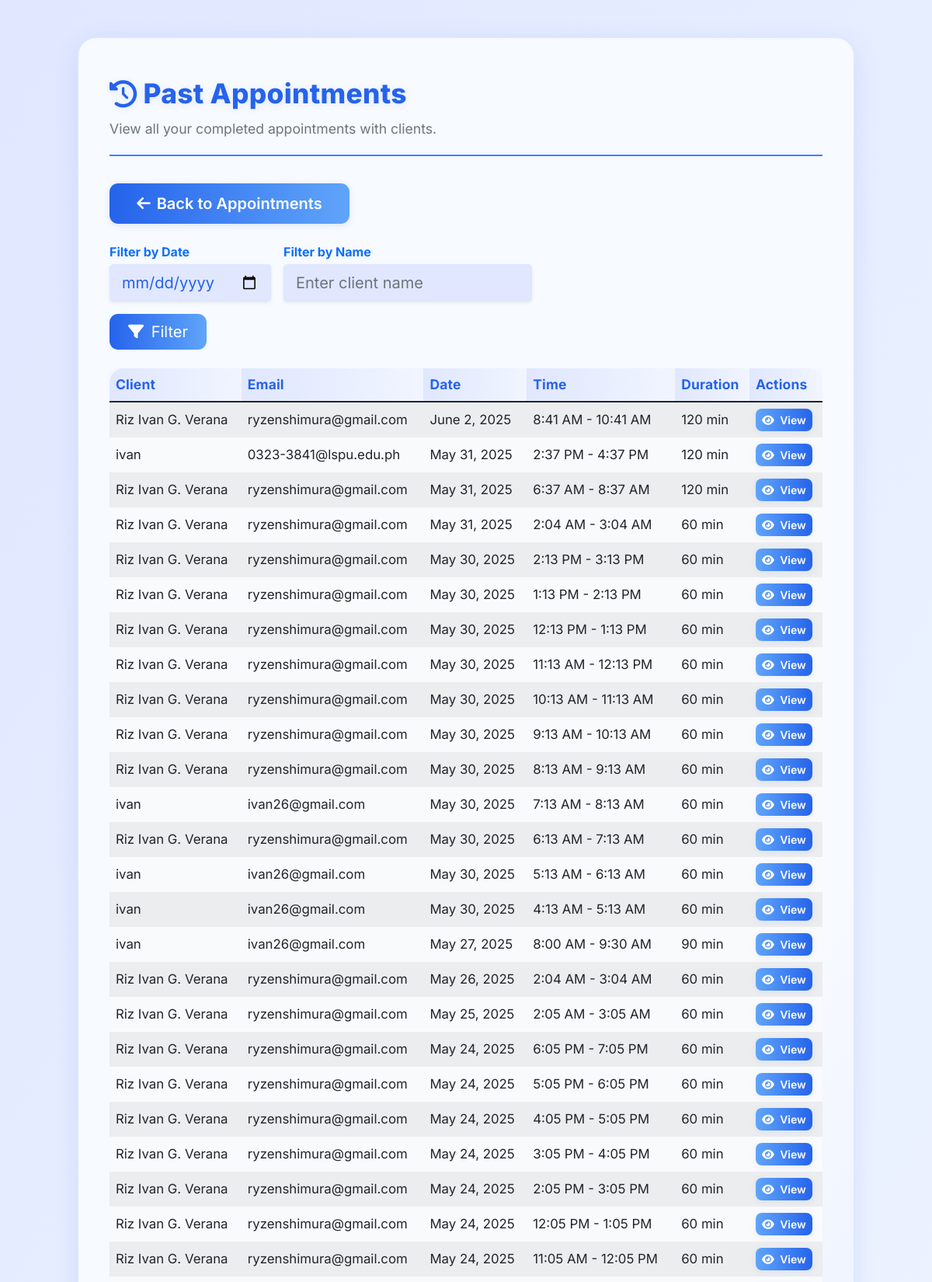
The app's page /hahaha11/consultant/past_appointments.php (signed in, upper part) with its own data.
### tables this page shows
CREATE TABLE `appointments` (
  `id` int(11) NOT NULL,
  `user_id` int(11) NOT NULL,
  `consultant_id` int(11) NOT NULL,
  `availability_id` int(11) NOT NULL,
  `appointment_date` date NOT NULL,
  `appointment_time` time NOT NULL,
  `purpose` text NOT NULL,
  `status` enum('pending','approved','rejected','cancelled') DEFAULT 'pending',
  `payment_status` enum('pending','verified','rejected') DEFAULT 'pending',
  `payment_method` varchar(50) DEFAULT NULL,
  `receipt_path` varchar(255) DEFAULT NULL,
  `payment_notes` text DEFAULT NULL,
  `payment_verified_at` timestamp NULL DEFAULT NULL,
  `payment_verified_by` int(11) DEFAULT NULL,
  `created_at` timestamp NOT NULL DEFAULT current_timestamp(),
  `updated_at` timestamp NOT NULL DEFAULT current_timestamp() ON UPDATE current_timestamp(),
  `meeting_link` varchar(255) DEFAULT NULL
);

CREATE TABLE `users` (
  `id` int(11) NOT NULL,
  `name` varchar(255) NOT NULL,
  `email` varchar(255) NOT NULL,
  `password` varchar(255) NOT NULL,
  `role` enum('user','consultant','admin') NOT NULL,
  `created_at` timestamp NOT NULL DEFAULT current_timestamp(),
  `reset_token` varchar(64) DEFAULT NULL,
  `reset_expires` datetime DEFAULT NULL,
  `verification_token` varchar(255) DEFAULT NULL,
  `is_verified` tinyint(1) DEFAULT 0,
  `verification_token_expires_at` datetime DEFAULT NULL
);

CREATE TABLE `availability` (
  `id` int(11) NOT NULL,
  `consultant_id` int(11) NOT NULL,
  `slot_date` date NOT NULL,
  `slot_time` time NOT NULL,
  `is_booked` tinyint(1) DEFAULT 0,
  `created_at` timestamp NOT NULL DEFAULT current_timestamp(),
  `duration` int(11) DEFAULT 60,
  `appointment_id` int(11) DEFAULT NULL
);

### hahaha11/consultant/past_appointments.php (the view, shortened to what this page needs)
<?php
require_once '../config/db.php';
require_once '../includes/header.php';
$consultant_id = $_SESSION['consultant_id'];
$filter_date = isset($_GET['filter_date']) ? $_GET['filter_date'] : '';
$filter_name = isset($_GET['filter_name']) ? trim($_GET['filter_name']) : '';
$sql = "SELECT a.*, u.name as client_name, u.email as client_email, av.slot_date, av.slot_time, av.duration
        FROM appointments a
        JOIN users u ON a.user_id = u.id
        JOIN availability av ON a.availability_id = av.id
        WHERE a.consultant_id = ? AND a.status = 'approved'
        AND (av.slot_date < CURDATE() OR (av.slot_date = CURDATE() AND av.slot_time < CURTIME()))";
$params = [$consultant_id];
$types = "i";
$sql .= " ORDER BY av.slot_date DESC, av.slot_time DESC";
$stmt = mysqli_prepare($conn, $sql);
mysqli_stmt_bind_param($stmt, $types, ...$params);
mysqli_stmt_execute($stmt);
$past_appointments = mysqli_stmt_get_result($stmt);
?>
<!DOCTYPE html>
<html lang="en">
<head>
    <link rel="stylesheet" href="https://cdnjs.cloudflare.com/ajax/libs/font-awesome/6.4.0/css/all.min.css">
    <link rel="stylesheet" href="https://cdn.jsdelivr.net/npm/bootstrap@5.1.3/dist/css/bootstrap.min.css">
</head>
<body>
<div class="modern-container">
    <div class="modern-header">
        <span class="modern-title"><i class="fas fa-history me-2"></i>Past Appointments</span>
        <span class="text-muted">View all your completed appointments with clients.</span>
    </div>
    <a href="appointments.php" class="btn btn-lg btn-back mb-4" style="background:linear-gradient(90deg,#2563eb 0%,#60a5fa 100%);color:#fff;border:none;border-radius:0.7rem;padding:.7rem 2.2rem;font-weight:600;box-shadow:0 2px 8px #2563eb22;transition:background 0.18s,box-shadow 0.18s;">
        <i class="fas fa-arrow-left me-2"></i>Back to Appointments
    </a>
    <form method="get" class="row g-3 align-items-end mb-4" style="max-width: 700px;">
        <div class="col-auto">
            <label for="filter_date" class="form-label mb-1 fw-bold text-primary">Filter by Date</label>
            <input type="date" class="form-control form-control-lg border-0 shadow-sm" style="background:#e0e7ff;color:#2563eb;" id="filter_date" name="filter_date" value="<?php echo htmlspecialchars($filter_date); ?>">
        </div>
        <div class="col-auto">
            <label for="filter_name" class="form-label mb-1 fw-bold text-primary">Filter by Name</label>
            <input type="text" class="form-control form-control-lg border-0 shadow-sm" style="background:#e0e7ff;color:#2563eb;min-width:170px;" id="filter_name" name="filter_name" placeholder="Enter client name" value="<?php echo htmlspecialchars($filter_name); ?>">
        </div>
        <div class="col-auto">
            <button type="submit" class="btn btn-primary btn-lg px-4" style="border-radius:0.7rem;background:linear-gradient(90deg,#2563eb 0%,#60a5fa 100%);border:none;">
                <i class="fa-solid fa-filter me-1"></i> Filter
            </button>
        </div>
    </form>
    <div class="table-responsive">
        <table class="table table-modern table-striped align-middle">
            <thead>
                <tr>
                    <th>Client</th>
                    <th>Email</th>
                    <th>Date</th>
                    <th>Time</th>
                    <th>Duration</th>
                    <th>Actions</th>
                </tr>
            </thead>
            <tbody>
                <?php while($appt = mysqli_fetch_assoc($past_appointments)): ?>
                <tr>
                    <td><?php echo htmlspecialchars($appt['client_name']); ?></td>
                    <td><?php echo htmlspecialchars($appt['client_email']); ?></td>
                    <td><?php echo date('F j, Y', strtotime($appt['slot_date'])); ?></td>
                    <td><?php
                        $start_time = date('g:i A', strtotime($appt['slot_time']));
                        $end_time = date('g:i A', strtotime($appt['slot_time']) + ($appt['duration'] * 60));
                        echo $start_time . ' - ' . $end_time;
                    ?></td>
                    <td><?php echo $appt['duration']; ?> min</td>
                    <td>
                        <button class="btn btn-primary btn-sm btn-view-details"
                                data-id="<?php echo $appt['id']; ?>">
                            <i class="fa fa-eye me-1"></i> View
                        </button>
                    </td>
                </tr>
                <?php endwhile; ?>
            </tbody>
        </table>
    </div>
    </div>
</body>
</html>

### hahaha11/consultant/past_appointments.php (style rules this page uses)
body { font-family: 'Inter', -apple-system, BlinkMacSystemFont, 'Segoe UI', Roboto, sans-serif; background: linear-gradient(120deg, #e0e7ff 0%, #f0f7ff 100%); min-height: 100vh; }
.modern-container { max-width: 1000px; margin: 3rem auto 2rem auto; background: linear-gradient(120deg, #f7faff 60%, #e0e7ff 100%); border-radius: 1.5rem; box-shadow: 0 8px 32px rgba(67,97,238,0.13); padding: 2.8rem 2.5rem 2.2rem 2.5rem; border: 1px solid #dbeafe; transition: box-shadow 0.25s; }
.modern-header { border-bottom: 2px solid #3b82f6; padding-bottom: 1.2rem; margin-bottom: 2.2rem; display: flex; flex-direction: column; gap: 0.2rem; }
.modern-title { font-weight: 800; font-size: 2.2rem; color: #2563eb; letter-spacing: 0.01em; display: flex; align-items: center; text-shadow: 0 2px 8px #e0e7ff; }
.modern-header .text-muted { font-size: 1.10rem; margin-top: 0.2rem; color: #64748b; }
.table-modern { border-radius: 1.2rem; overflow: hidden; background: #f8fafc; box-shadow: 0 2px 16px rgba(67,97,238,0.08); }
.table-modern th { background: linear-gradient(90deg, #e0e7ff 0%, #f1f5ff 100%); color: #2563eb; font-weight: 700; border: none; font-size: 1.09rem; letter-spacing: 0.01em; }
.table-modern td { border: none; vertical-align: middle; font-size: 1.05rem; background: #f8fafc; transition: background 0.18s; }
.table-modern tr { transition: background 0.18s, box-shadow 0.18s; }
.btn-view-details { background: linear-gradient(90deg, #60a5fa 0%, #2563eb 100%); color: #fff; border: none; border-radius: 0.5rem; font-weight: 600; box-shadow: 0 2px 8px rgba(67,97,238,0.07); transition: background 0.2s, box-shadow 0.2s; }

### records on screen
appointments: user.name "Riz Ivan G. Verana", user.email "ryzenshimura@gmail.com", availability.slot_date "June 2, 2025", availability.slot_time "8:41 AM", availability.duration "10:41 AM", availability.duration "120"
appointments: user.name "ivan", user.email "0323-3841@lspu.edu.ph", availability.slot_date "May 31, 2025", availability.slot_time "2:37 PM", availability.duration "4:37 PM", availability.duration "120"
appointments: user.name "Riz Ivan G. Verana", user.email "ryzenshimura@gmail.com", availability.slot_date "May 31, 2025", availability.slot_time "6:37 AM", availability.duration "8:37 AM", availability.duration "120"
appointments: user.name "Riz Ivan G. Verana", user.email "ryzenshimura@gmail.com", availability.slot_date "May 31, 2025", availability.slot_time "2:04 AM", availability.duration "3:04 AM", availability.duration "60"
appointments: user.name "Riz Ivan G. Verana", user.email "ryzenshimura@gmail.com", availability.slot_date "May 30, 2025", availability.slot_time "2:13 PM", availability.duration "3:13 PM", availability.duration "60"
appointments: user.name "Riz Ivan G. Verana", user.email "ryzenshimura@gmail.com", availability.slot_date "May 30, 2025", availability.slot_time "1:13 PM", availability.duration "2:13 PM", availability.duration "60"
appointments: user.name "Riz Ivan G. Verana", user.email "ryzenshimura@gmail.com", availability.slot_date "May 30, 2025", availability.slot_time "12:13 PM", availability.duration "1:13 PM", availability.duration "60"
appointments: user.name "Riz Ivan G. Verana", user.email "ryzenshimura@gmail.com", availability.slot_date "May 30, 2025", availability.slot_time "11:13 AM", availability.duration "12:13 PM", availability.duration "60"
appointments: user.name "Riz Ivan G. Verana", user.email "ryzenshimura@gmail.com", availability.slot_date "May 30, 2025", availability.slot_time "10:13 AM", availability.duration "11:13 AM", availability.duration "60"
appointments: user.name "Riz Ivan G. Verana", user.email "ryzenshimura@gmail.com", availability.slot_date "May 30, 2025", availability.slot_time "9:13 AM", availability.duration "10:13 AM", availability.duration "60"
appointments: user.name "Riz Ivan G. Verana", user.email "ryzenshimura@gmail.com", availability.slot_date "May 30, 2025", availability.slot_time "8:13 AM", availability.duration "9:13 AM", availability.duration "60"
appointments: user.name "ivan", user.email "ivan26@gmail.com", availability.slot_date "May 30, 2025", availability.slot_time "7:13 AM", availability.duration "8:13 AM", availability.duration "60"
appointments: user.name "Riz Ivan G. Verana", user.email "ryzenshimura@gmail.com", availability.slot_date "May 30, 2025", availability.slot_time "6:13 AM", availability.duration "7:13 AM", availability.duration "60"
appointments: user.name "ivan", user.email "ivan26@gmail.com", availability.slot_date "May 30, 2025", availability.slot_time "5:13 AM", availability.duration "6:13 AM", availability.duration "60"
appointments: user.name "ivan", user.email "ivan26@gmail.com", availability.slot_date "May 30, 2025", availability.slot_time "4:13 AM", availability.duration "5:13 AM", availability.duration "60"
appointments: user.name "ivan", user.email "ivan26@gmail.com", availability.slot_date "May 27, 2025", availability.slot_time "8:00 AM", availability.duration "9:30 AM", availability.duration "90"
appointments: user.name "Riz Ivan G. Verana", user.email "ryzenshimura@gmail.com", availability.slot_date "May 26, 2025", availability.slot_time "2:04 AM", availability.duration "3:04 AM", availability.duration "60"
appointments: user.name "Riz Ivan G. Verana", user.email "ryzenshimura@gmail.com", availability.slot_date "May 25, 2025", availability.slot_time "2:05 AM", availability.duration "3:05 AM", availability.duration "60"
appointments: user.name "Riz Ivan G. Verana", user.email "ryzenshimura@gmail.com", availability.slot_date "May 24, 2025", availability.slot_time "6:05 PM", availability.duration "7:05 PM", availability.duration "60"
appointments: user.name "Riz Ivan G. Verana", user.email "ryzenshimura@gmail.com", availability.slot_date "May 24, 2025", availability.slot_time "5:05 PM", availability.duration "6:05 PM", availability.duration "60"
appointments: user.name "Riz Ivan G. Verana", user.email "ryzenshimura@gmail.com", availability.slot_date "May 24, 2025", availability.slot_time "4:05 PM", availability.duration "5:05 PM", availability.duration "60"
appointments: user.name "Riz Ivan G. Verana", user.email "ryzenshimura@gmail.com", availability.slot_date "May 24, 2025", availability.slot_time "3:05 PM", availability.duration "4:05 PM", availability.duration "60"
appointments: user.name "Riz Ivan G. Verana", user.email "ryzenshimura@gmail.com", availability.slot_date "May 24, 2025", availability.slot_time "2:05 PM", availability.duration "3:05 PM", availability.duration "60"
appointments: user.name "Riz Ivan G. Verana", user.email "ryzenshimura@gmail.com", availability.slot_date "May 24, 2025", availability.slot_time "12:05 PM", availability.duration "1:05 PM", availability.duration "60"
appointments: user.name "Riz Ivan G. Verana", user.email "ryzenshimura@gmail.com", availability.slot_date "May 24, 2025", availability.slot_time "11:05 AM", availability.duration "12:05 PM", availability.duration "60"
